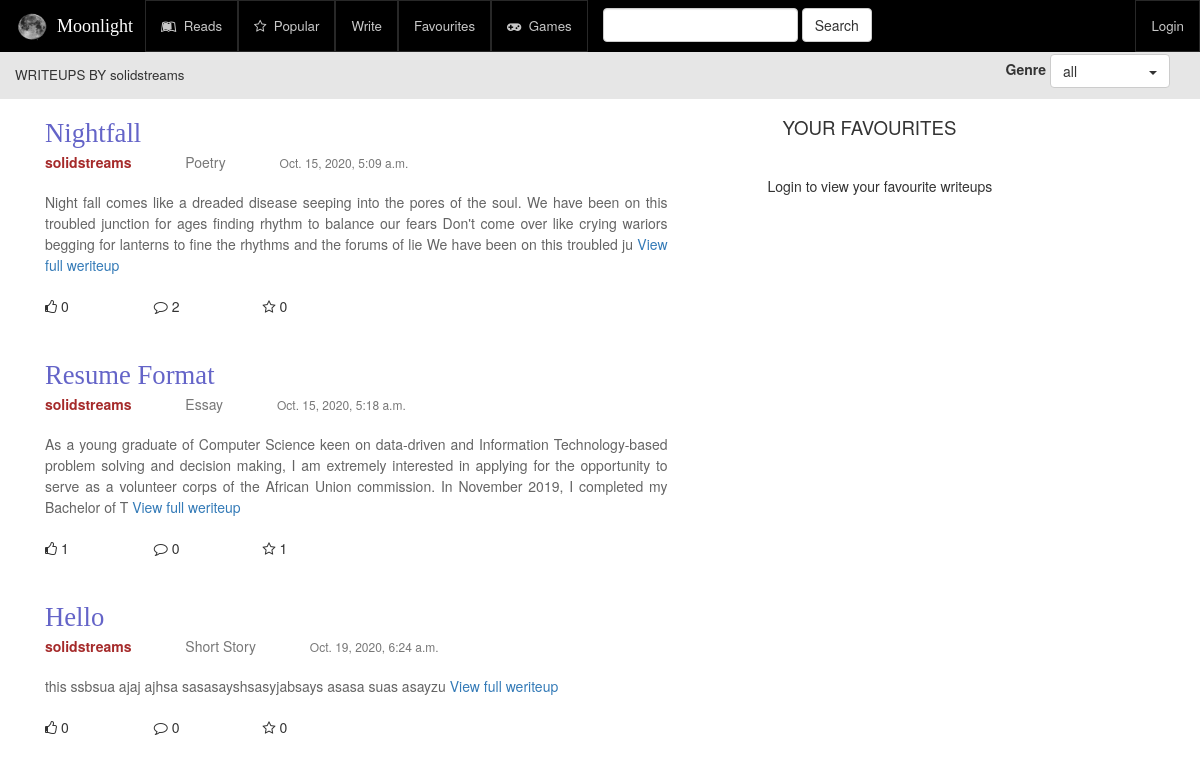
The app's page /writings/solidstreams/all with its own data.
### writeups/models.py (models this page shows, shortened)
class Writeup(models.Model):
    genre = models.ForeignKey(Genre, on_delete=models.CASCADE)
    author = models.ForeignKey(User, on_delete=models.CASCADE)
    title = models.CharField(max_length=250)
    text = models.TextField()
    note = models.TextField(blank=True)
    draft = models.BooleanField(default=False, help_text="Do you want to save this writeup as draft?")
    time = models.DateTimeField(auto_now_add=True)
    likes = models.IntegerField(default=0, blank=False)
    favourites = models.IntegerField(default=0, blank=False)
    comments = models.IntegerField(default=0, blank=False)
    views = models.IntegerField(default=0, blank=False)

class Genre(models.Model):
    name = models.CharField(max_length=250)

### writeups/views.py (the view)
# urls.py: path('writings/<username>/<genre>', views.AuthorRead.as_view(), name="author_read"),
class AuthorRead(View):
    def get(self, request, username, genre):
        writeups = get_user_writeups(username, genre)
        favourites = {}
        if request.user.is_authenticated:
            favourites = get_favourite_writeups(request, 'all')
        paginator = Paginator(writeups, 10)
        page_no = request.GET.get('page')
        context = {
            'page_obj': paginator.get_page(page_no),
            'favourites': favourites,
            'genre': genre,
            'username': username
        }
        return render(request, "writeups/author_read.html", context)

### writeups/utiliity.py (called while the page is built)
def get_user_writeups(username, genre):
    if genre == 'all':
        writeups = User.objects.get(username=username).writeup_set.filter(draft=False)
    else:
        writeups = User.objects.get(username=username).writeup_set.filter(genre__name=genre).filter(draft=False)
    return writeups

### writeups/templates/writeups/author_read.html (shortened to what this page needs)
{% extends 'writeups/base_read.html' %}
{% load static %}
{% block head_title %}
	WRITEUPS BY {{username}}
{% endblock %}

### writeups/templates/writeups/base_read.html (shortened to what this page needs)
{% extends 'writeups/base.html' %}
{% load static %}
{% block css %}
	<link rel="stylesheet" href="{% static 'writeups/css/read.css' %}" />
{% endblock %}
{% block mainBody %}
					<div class="subnav col-xs-12 col-md-12 col-sm-12 col-lg-12">
					<div class="genre-form">
						<label> Genre </label>
						<span class="btn btn-default toggle-drop-down"> {{genre}} <span class="caret"></span></span>
					</div>
				</div>
				<div class="section-left col-xs-12 col-md-7 col-sm-7 col-lg-7">
					<div class="left-cont">
						{% for writeup in page_obj %}
							<div class="each-writeup">
								<div class="writeup-header">
									<a href="{% url 'writeups:writeup' writeup.pk %}"> <div class="writeup_title"> {{writeup.title}}</div> </a>
									<div class="auth-genre">
										<a href="{% url 'writeups:dashboard' writeup.author.username %}"><span class="writeup_author"> {{writeup.author.username}} </span></a>
										<span class="writeup_genre text-muted"> {{writeup.genre.name}} </span>
										<span class="writeup_date text-muted"> {{writeup.time}} </span>
									</div>
								</div>
									<div class="writeup-body">
										{{ writeup.text | slice:"0:300" }} <a href="{% url 'writeups:writeup' writeup.pk %}"> View full weriteup </a>
									</div>
									<div class="content-reactions row">
										<div class="col-xs-4 col-sm-2 col-md-2 col-lg-2">
											<span class="fa fa-thumbs-o-up reaction-icon"> </span>
											<span class="reaction-count">{{writeup.likes}}</span>
										</div>
										<div class="col-xs-4 col-sm-2 col-md-2 col-lg-2"">
											<span class="fa fa-comment-o reaction-icon"> </span>
											<span class="reaction-count">{{writeup.comments}}</span>
										</div>
										<div class="col-xs-4 col-sm-2 col-md-2 col-lg-2"">
											<span class="fa fa-star-o reaction-icon"> </span>
											<span class="reaction-count">{{writeup.favourites}}</span>
										</div>
									</div>
							</div>
						{% endfor %}
					</div>
				</div>
					<div class="section-right col-xs-12 col-sm-5 col-md-5 col-lg-5">
						<div class="right-cont">
							<div class="others-section">
								<div class="others-header"> YOUR FAVOURITES </div>
									{% if user.is_authenticated %}
										{% for favourite in favourites %}
											<div class="other-body">
												<div class="each-others">
													<div class="each-title"> {{favourite.post.title}} </div>
													<div class="auth-others">
														<span class="writeup_author"> {{favourite.post.author.username}} </span>
														<span class="writeup_genre text-muted"> {{favourite.post.genre.name}} </span>
														<span class="writeup_date text-muted"> {{favourite.post.time}} </span>
													</div>
													<div class="writeup-body">
														{{favourite.post.text | slice:"0:150"}}... <a href="{% url 'writeups:writeup' favourite.post.pk %}"> Read more </a>
													</div>
													<div class="content-reactions row">
														<div class="col-xs-4 col-sm-4 col-md-4 col-lg-4">
															<span class="fa fa-thumbs-o-up reaction-icon"> </span>
															<span class="reaction-count">{{favourite.post.likes}}</span>
														</div>
														<div class="col-xs-4 col-sm-4 col-md-4 col-lg-4">
															<span class="fa fa-comment-o reaction-icon"> </span>
															<span class="reaction-count">{{favourite.post.comments}}</span>
														</div>
														<div class="col-xs-4 col-sm-4 col-md-4 col-lg-4">
															<span class="fa fa-star-o reaction-icon"> </span>
															<span class="reaction-count">{{favourite.post.favourites}}</span>
														</div>
													</div>
												</div>
											</div>
											{% endfor %}
										{% else %}
											<p> Login to view your favourite writeups </p>
										{% endif %}
							</div>
						</div>
					</div>
{% endblock %}

### writeups/static/writeups/css/base.css (style rules this page uses)
a { text-decoration: none; }

### writeups/static/writeups/css/read.css (style rules this page uses)
.subnav { float: right; margin-right: 15px; margin-top: -45px; text-align: right; }
.each-writeup { margin-bottom: 40px; }
.writeup-header { margin-bottom: 20px; }
.writeup_title { font-size: 20pt; color: rgb(100, 100, 200); font-family: times; }
.writeup_author { color: brown; font-weight: bolder; margin-right: 50px; }
.writeup-body { line-height: 1.5; text-align: justify; margin-bottom: 20px; color: rgb(100, 100, 100) }
.left-cont { padding: 15px; }
.writeup_date { margin-left: 50px; font-size: 9pt; z-index: -1; }
.section-right { padding-left: 70px; }
.others-header { font-size: 14pt; margin-bottom: 20px; padding: 15px; }
.genre-form { position: absolute; right: 0px; z-index: 1000 }
.toggle-drop-down { width: 120px; text-align: left; }
.caret { float: right; margin-top: 10px; }

### records on screen
Writeup: title "Nightfall", author.username "solidstreams", genre.name "Poetry", time "Oct. 15, 2020, 5:09 a.m.", text "Night fall comes like a dreaded disease seeping into the pores of the soul. We have been on this troubled junction for ages finding rhythm to balance our fears Don't come over like crying wariors begging for lanterns to fine the rhythms and the forums of lie We have been on this troubled ju", likes "0", comments "2", favourites "0"
Writeup: title "Resume Format", author.username "solidstreams", genre.name "Essay", time "Oct. 15, 2020, 5:18 a.m.", text "As a young graduate of Computer Science keen on data-driven and Information Technology-based problem solving and decision making, I am extremely interested in applying for the opportunity to serve as a volunteer corps of the African Union commission. In November 2019, I completed my Bachelor of T", likes "1", comments "0", favourites "1"
Writeup: title "Hello", author.username "solidstreams", genre.name "Short Story", time "Oct. 19, 2020, 6:24 a.m.", text "this ssbsua ajaj ajhsa sasasayshsasyjabsays asasa suas asayzu", likes "0", comments "0", favourites "0"

### other values on screen
{{ username }} "solidstreams"
{{ genre }} "all"
